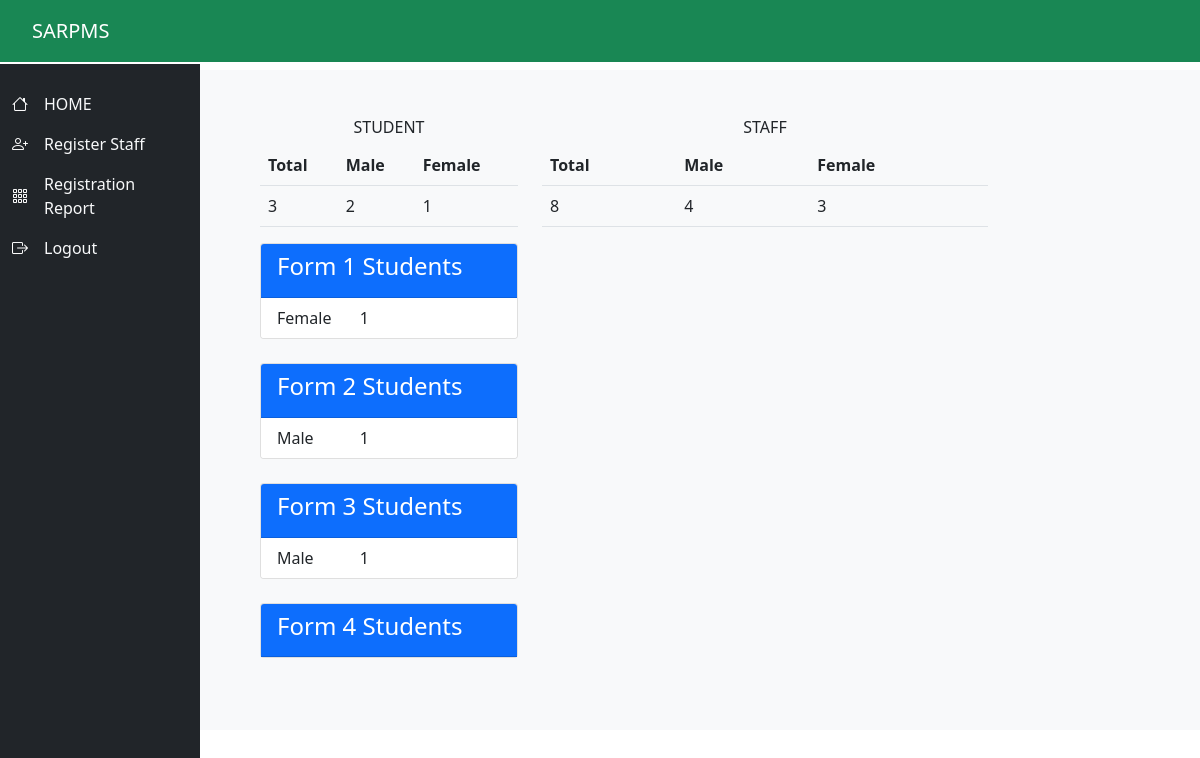
The app's page /staff_student_summary/ with its own data.
### apps/models.py (models this page shows, shortened)
class Class(models.Model):
    name=models.CharField(max_length=100)

### apps/views.py (the view)
# urls.py: path('staff_student_summary/',staff_student,name='staff_student_summary'),
def staff_student(request):
    student_count = CustomUser.objects.filter(role='Student').count()
    staff_counts = CustomUser.objects.exclude(role='Student',is_superuser=True).count()
    male_staff_counts = CustomUser.objects.filter(sex='Male').exclude(role='Student',is_superuser=True).count()
    female_staff_counts = CustomUser.objects.filter(sex='Female').exclude(role='Student',is_superuser=True).count()
    male_student = CustomUser.objects.filter(role='Student',sex='Male').count()
    female_student = CustomUser.objects.filter(role='Student',sex='Female').count()
    student_class_count = Student.objects.filter(user__role='Student').values('classes__name', 'user__sex').annotate(total=Count('id'))
    students_count = Student.objects.filter(user__role='Student').values('classes__name', 'user__sex').annotate(total=Count('id'))
    forms = {'Form 1': [], 'Form 2': [], 'Form 3': [], 'Form 4': []}
    for student in students_count:
        class_name = student['classes__name']
        for form in forms:
            if form in class_name:
                forms[form].append(student)
                break
    context = {
        'student_count':student_count,
        'staff_counts':staff_counts,
        'female_staff_counts':female_staff_counts,
        'male_staff_counts':male_staff_counts,
        'male_student':male_student,
        'female_student':female_student,
        'forms':forms,
    }
    return render(request,'principal/registration_summary.html',context)

### templates/principal/registration_summary.html
{% extends 'principal/index.html' %}
{% load crispy_forms_tags %}
{% block content %}
<main class="row">
    <div class="bg-light mt-2 rounded">
        <div class="row justify-content-center p-5">
            <div class="col-3 ms-5">
                <table class="table">
                    <h6 class="text-center fw-light">STUDENT</h6>
                    <tr>
                        <th>Total</th>
                        <th>Male</th>
                        <th>Female</th>
                    </tr>
                    <tr>
                        <td>{{student_count}}</td>
                        <td>{{male_student}}</td>
                        <td>{{female_student}}</td>
                    </tr>
                </table>
                {% for form_level, students in forms.items %}
                        <div class="card mb-4">
                            <div class="card-header bg-primary text-white">
                                <h2 class="h4">{{ form_level }} Students</h2>
                            </div>
                            <ul class="list-group list-group-flush">
                                {% for student in students %}
                                    <li class="list-group-item">
                                        <div class="row">
                                            <div class="col-md-4">{{ student.user__sex }}</div>
                                            <div class="col-md-4">{{ student.total }}</div>
                                        </div>
                                    </li>
                                {% endfor %}
                            </ul>
                        </div>
                    {% endfor %}
            </div>
            <div class="col-5">
                <table class="table">
                    <h6 class="text-center fw-light">STAFF</h6>
                    <tr>
                        <th>Total</th>
                        <th>Male</th>
                        <th>Female</th>
                    </tr>
                    <tr>
                        <td>{{staff_counts}}</td>
                        <td>{{male_staff_counts}}</td>
                        <td>{{female_staff_counts}}</td>
                    </tr>
                </table>
                </div>
        </div>
    </div>
</main>
{% endblock %}

### records on screen
Class: name "Form 1", user__sex "Female", total "1"
Class: name "Form 2", user__sex "Male", total "1"
Class: name "Form 3", user__sex "Male", total "1"
Class: name "Form 4"

### other values on screen
{{ student_count }} "3"
{{ male_student }} "2"
{{ female_student }} "1"
{{ staff_counts }} "8"
{{ male_staff_counts }} "4"
{{ female_staff_counts }} "3"
